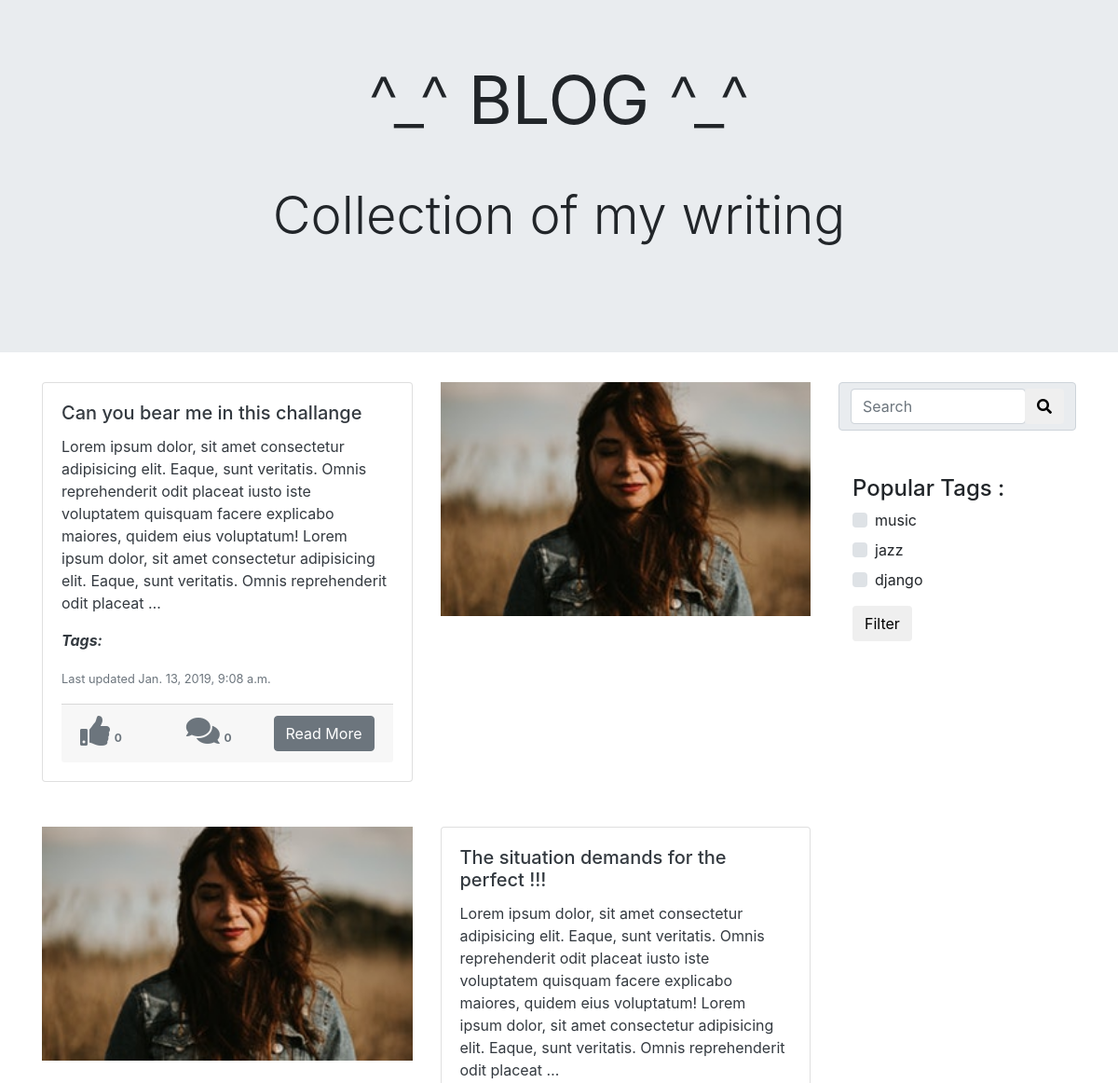
/blog/?page=2 (upper part), run on an earlier commit of the app's database.
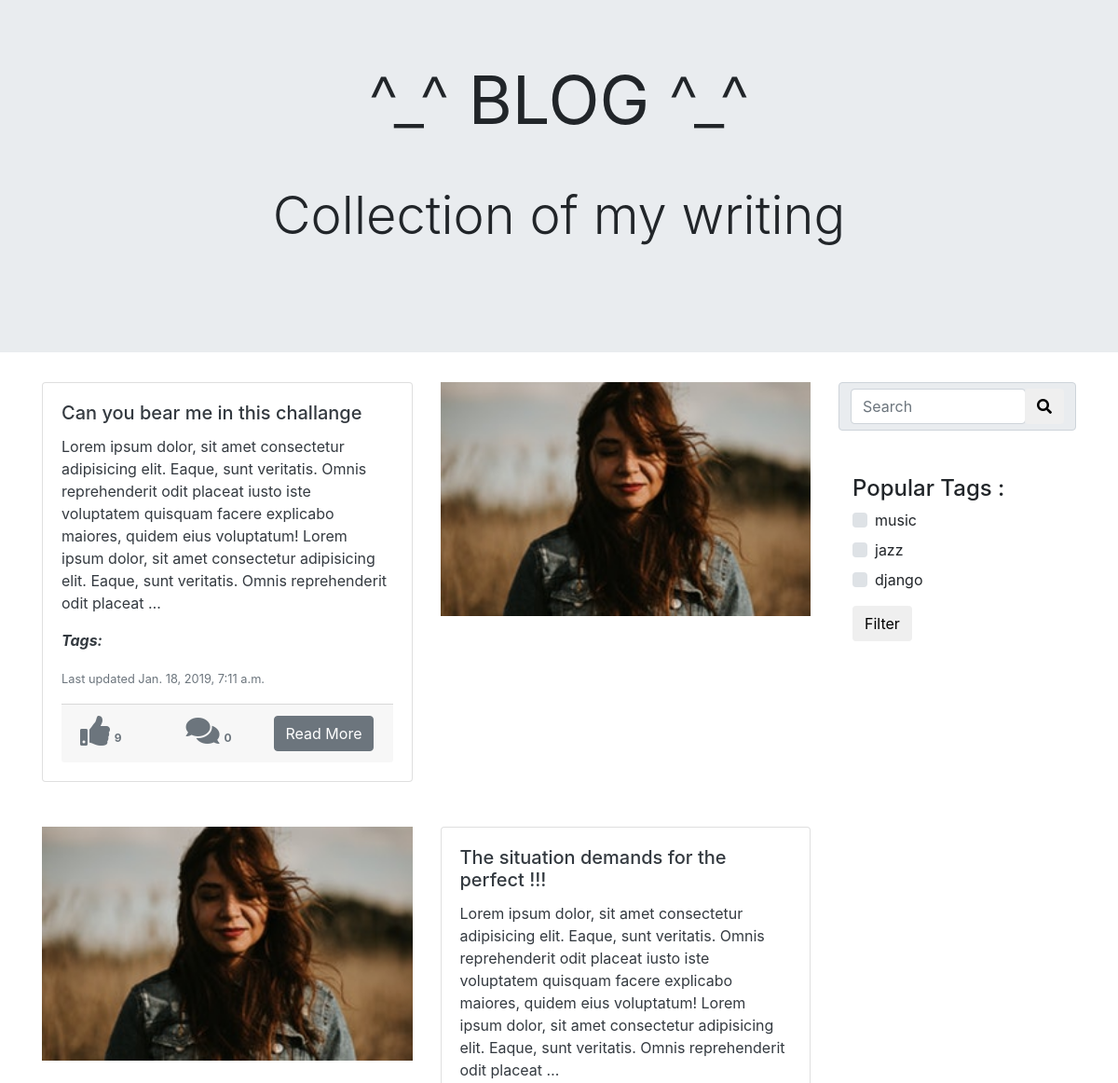
And on a later commit of the database.
### blog/models.py (models this page shows, shortened)
class Post(models.Model):
    STATUS_CHOICES = (
        ('draft', 'Draft'),
        ('published', 'Published'),
    )
    title = models.CharField(max_length=250)
    slug = models.SlugField(unique_for_date="publish", max_length=250)
    author = models.ForeignKey(User, on_delete=models.CASCADE, related_name='blog_posts')
    body = models.TextField()
    tags = TaggableManager()
    publish = models.DateTimeField(default=timezone.now)
    created = models.DateTimeField(auto_now_add=True)
    updated = models.DateTimeField(auto_now=True)
    status = models.CharField(max_length=10, choices=STATUS_CHOICES, default='draft')
    like_count = models.IntegerField(default=0)
    comment_count = models.IntegerField(default=0)
    objects = models.Manager() # the default manager
    published = PublishedManager() # our custom manager
    class Meta:
        ordering = ('-publish',)
    def get_absolute_url(self):
        return reverse('blog:post_detail',
                        args=[ self.publish.day, self.publish.month, self.publish.year, self.slug])

### blog/views.py (the view)
# urls.py: path("", views.blog_home, name="blog_home"),
def blog_home(requests):
    object_list = Post.published.all()
    tag_list = requests.GET.getlist('tags[]')
    tag_list = Tag.objects.all().filter(slug__in=tag_list)
    tag_list = [a.id for a in tag_list]
    if tag_list:
        object_list = list(set(object_list.filter(tags__in=tag_list)))
    tags = Tag.objects.all()[:10]
    paginator = Paginator(object_list, 3)  # 3 posts in each page
    page = requests.GET.get('page')
    try:
        posts = paginator.page(page)
    except PageNotAnInteger:
        posts = paginator.page(1)
    except EmptyPage:
        posts = paginator.page(paginator.num_pages)
    return render(requests, "blog/index.html", {'posts':posts, 'tags':tags})

### blog/models.py (called while the page is built)
    def get_queryset(self):
        return super(PublishedManager, self).get_queryset().filter(status='published')

### blog/templates/blog/index.html (shortened to what this page needs)
{% load static %}
<!DOCTYPE html>
<html lang="en">
<head>
  <link rel="stylesheet" href="https://use.fontawesome.com/releases/v5.6.3/css/all.css"
 />
  <link rel="stylesheet" href="https://stackpath.bootstrapcdn.com/bootstrap/4.1.3/css/bootstrap.min.css"
 />
  <link rel="stylesheet" href="{% static './css/style.css' %}" />
</head>
<body>
  <div class="jumbotron jumbotron-fluid" id="main-section">
    <div class="container text-center">
      <h1 class="display-3">^_^&nbsp;<strong>BLOG</strong>&nbsp;^_^</h1>
      <p class="lead display-4 d-block my-5">Collection of my writing</p>
    </div>
  </div>
  <div class="container">
    <div class="row">
      <div class="col-lg-9">
          {% for post in posts %}
          <div class="row">
            {% if forloop.counter|divisibleby:2 %}
            <div class="col-lg-6">
              <img src="{% static 'img/card-top-1.jpg' %} " alt="Card Image" class="img-fluid w-100"/>
            </div>
            <div class="col-lg-6">
              <div class="card mb-5">
                <div class="card-body text-dark">
                  <h5 class="card-title">
                    {{ post.title }}
                  </h5>
                  <p class="card-text">
                    {{ post.body | truncatewords:40 }}
                  </p>
                </div>
              </div>
            </div>
            {% else %}
              <div class="col-lg-6 order-1 order-lg-0">
                <div class="card mb-5">
                  <div class="card-body text-dark">
                    <h5 class="card-title">
                      {{ post.title }}
                    </h5>
                    <p class="card-text">
                      {{ post.body | truncatewords:40 }}
                    </p>
                    <p class="card-text">
                      <p><i><b>Tags:</b> {{ post.tags.all|join:", " }} </i></p>
                      <small class="text-muted">Last updated {{ post.updated }}</small>
                    </p>
                    <div class="card-footer text-secondary d-flex justify-content-between">
                      <a class="post-like mr-4" data-value="{{post.get_absolute_url}}/like" href="#"><i class="fas fa-thumbs-up fa-2x"></i><span class="badge">{{ post.like_count }}</span></a>
                      <a href="{{ post.get_absolute_url }}"><i class="fas fa-comments fa-2x"></i><span class="badge">{{post.comment_count }}</span></a>
                      <a href="{{ post.get_absolute_url }}" class="btn btn-secondary">Read More</a>
                    </div>
                  </div>
                </div>
              </div>
              <div class="col-lg-6 order-0 order-lg-1">
                <img src="{% static 'img/card-top-1.jpg' %} " alt="Card Image" class="img-fluid w-100"/>
              </div>
            {% endif %}
        </div>
        {% endfor %}
      </div>
      <div class="col-lg-3 d-none d-lg-block">
       <div class="container">
         <div class="row mb-5">
          <form action="">
           <div class="input-group">
             <div class="input-group-text">
              <input type="text" name="search" id="search" class="form-control" placeholder="Search">
              <div class="input-group-append">
                <button class="btn" type="submit"><i class="fas fa-search"></i></button>
              </div>
            </div>
           </div>
          </form>
         </div>
         <form action="" method="GET">
         <h4>Popular Tags :</h4>
         {% for tag in tags %}
          <div class="custom-control custom-checkbox mb-2">
            <label class="custom-control-label" for="{{ tag.name }}">{{ tag.name }}</label>
          </div>
          {% endfor %}
          <input type="submit" value="Filter" class="btn mt-2">
          </form>
       </div>
      </div>
      </div>
    </div>
</body>
</html>

What changed in the data, as far as the page shows it:
changed Post "Can you bear me in this challange": updated "Jan. 13, 2019, 9:08 a.m." → "Jan. 18, 2019, 7:11 a.m."; like_count "0" → "9"
